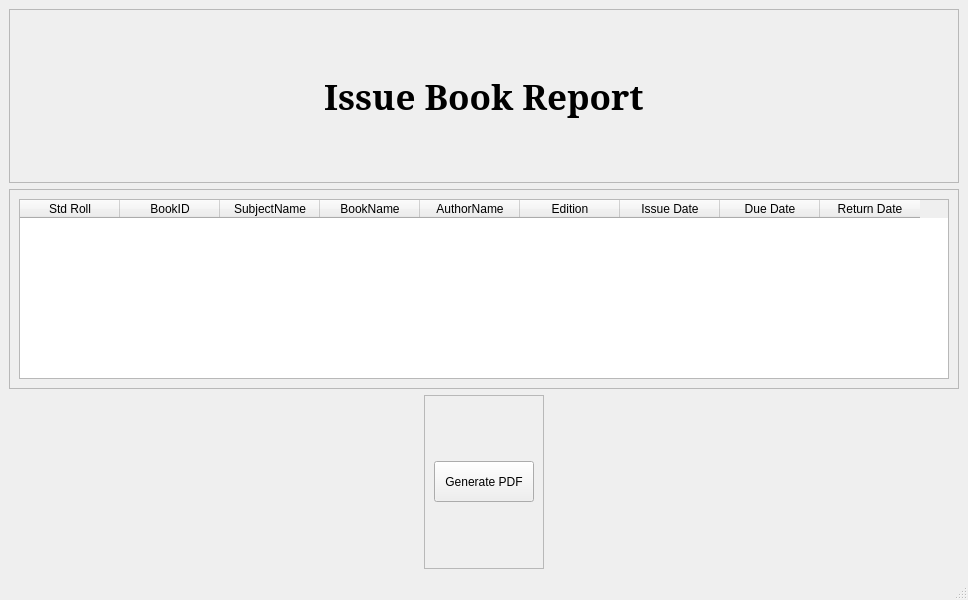
<?xml version="1.0" encoding="UTF-8"?>
<ui version="4.0">
 <class>issueBook</class>
 <widget class="QMainWindow" name="issueBook">
  <property name="geometry">
   <rect>
    <x>0</x>
    <y>0</y>
    <width>800</width>
    <height>600</height>
   </rect>
  </property>
  <property name="cursor">
   <cursorShape>ArrowCursor</cursorShape>
  </property>
  <property name="windowTitle">
   <string>All Issue Report</string>
  </property>
  <widget class="QWidget" name="centralwidget">
   <layout class="QVBoxLayout" name="verticalLayout">
    <item>
     <widget class="QFrame" name="frame">
      <property name="frameShape">
       <enum>QFrame::StyledPanel</enum>
      </property>
      <property name="frameShadow">
       <enum>QFrame::Raised</enum>
      </property>
      <layout class="QVBoxLayout" name="verticalLayout_2">
       <item alignment="Qt::AlignHCenter">
        <widget class="QLabel" name="label">
         <property name="font">
          <font>
           <family>MS Serif</family>
           <pointsize>26</pointsize>
           <weight>75</weight>
           <bold>true</bold>
          </font>
         </property>
         <property name="text">
          <string>Issue Book Report</string>
         </property>
        </widget>
       </item>
      </layout>
     </widget>
    </item>
    <item alignment="Qt::AlignHCenter">
     <widget class="QFrame" name="frame_2">
      <property name="minimumSize">
       <size>
        <width>950</width>
        <height>0</height>
       </size>
      </property>
      <property name="maximumSize">
       <size>
        <width>500</width>
        <height>200</height>
       </size>
      </property>
      <property name="frameShape">
       <enum>QFrame::StyledPanel</enum>
      </property>
      <property name="frameShadow">
       <enum>QFrame::Raised</enum>
      </property>
      <layout class="QVBoxLayout" name="verticalLayout_3">
       <item>
        <widget class="QTableWidget" name="table">
         <column>
          <property name="text">
           <string>Std Roll</string>
          </property>
         </column>
         <column>
          <property name="text">
           <string>BookID</string>
          </property>
         </column>
         <column>
          <property name="text">
           <string>SubjectName</string>
          </property>
         </column>
         <column>
          <property name="text">
           <string>BookName</string>
          </property>
         </column>
         <column>
          <property name="text">
           <string>AuthorName</string>
          </property>
         </column>
         <column>
          <property name="text">
           <string>Edition</string>
          </property>
         </column>
         <column>
          <property name="text">
           <string>Issue Date</string>
          </property>
         </column>
         <column>
          <property name="text">
           <string>Due Date</string>
          </property>
         </column>
         <column>
          <property name="text">
           <string>Return Date</string>
          </property>
         </column>
        </widget>
       </item>
      </layout>
     </widget>
    </item>
    <item alignment="Qt::AlignHCenter">
     <widget class="QFrame" name="frame_3">
      <property name="frameShape">
       <enum>QFrame::StyledPanel</enum>
      </property>
      <property name="frameShadow">
       <enum>QFrame::Raised</enum>
      </property>
      <layout class="QVBoxLayout" name="verticalLayout_4">
       <item>
        <widget class="QPushButton" name="pdf">
         <property name="minimumSize">
          <size>
           <width>100</width>
           <height>0</height>
          </size>
         </property>
         <property name="maximumSize">
          <size>
           <width>16777215</width>
           <height>41</height>
          </size>
         </property>
         <property name="cursor">
          <cursorShape>PointingHandCursor</cursorShape>
         </property>
         <property name="text">
          <string>Generate PDF</string>
         </property>
        </widget>
       </item>
      </layout>
     </widget>
    </item>
   </layout>
  </widget>
  <widget class="QMenuBar" name="menubar">
   <property name="geometry">
    <rect>
     <x>0</x>
     <y>0</y>
     <width>800</width>
     <height>21</height>
    </rect>
   </property>
  </widget>
  <widget class="QStatusBar" name="statusbar"/>
 </widget>
 <resources/>
 <connections/>
</ui>
